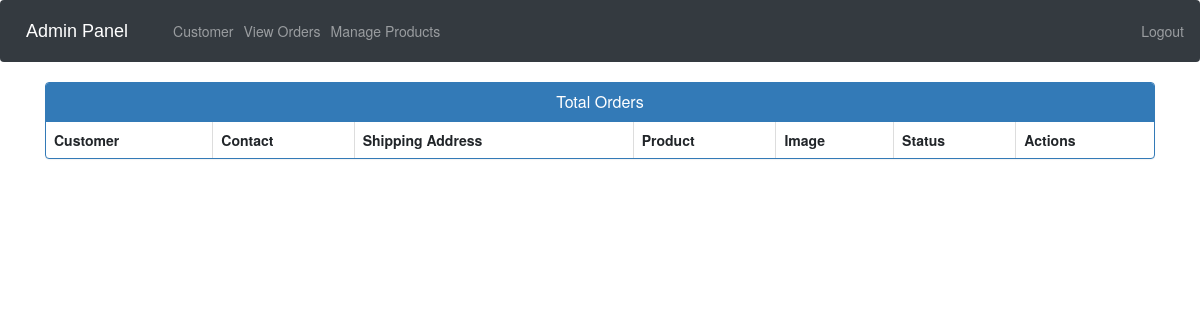
The page /admin-view-booking (signed in) on the database as committed earlier.
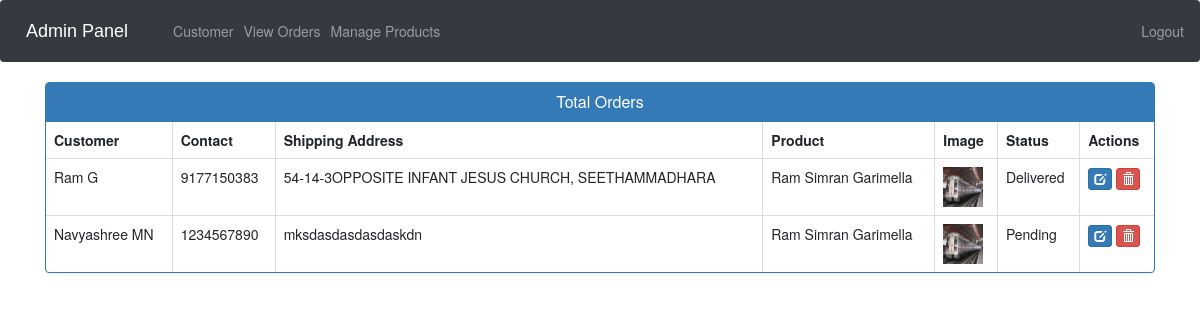
The same page on the database as committed later.
### ecom/models.py (models this page shows, shortened)
class Customer(models.Model):
    user=models.OneToOneField(User,on_delete=models.CASCADE)
    profile_pic= models.ImageField(upload_to='profile_pic/CustomerProfilePic/',null=True,blank=True)
    address = models.CharField(max_length=40)
    mobile = models.CharField(max_length=20,null=False)
    @property
    def get_name(self):
        return self.user.first_name+" "+self.user.last_name

class Orders(models.Model):
    STATUS =(
        ('Pending','Pending'),
        ('Order Confirmed','Order Confirmed'),
        ('Out for Delivery','Out for Delivery'),
        ('Delivered','Delivered'),
    )
    customer=models.ForeignKey('Customer', on_delete=models.CASCADE,null=True)
    product=models.ForeignKey('Product',on_delete=models.CASCADE,null=True)
    email = models.CharField(max_length=50,null=True)
    address = models.CharField(max_length=500,null=True)
    mobile = models.CharField(max_length=20,null=True)
    order_date= models.DateField(auto_now_add=True,null=True)
    status=models.CharField(max_length=50,null=True,choices=STATUS)

class Product(models.Model):
    name=models.CharField(max_length=40)
    product_image= models.ImageField(upload_to='product_image/',null=True,blank=True)
    price = models.PositiveIntegerField()
    description=models.CharField(max_length=40)

### ecom/views.py (the view)
@login_required(login_url="adminlogin")
def admin_view_booking_view(request):
    orders = models.Orders.objects.all()
    ordered_products = []
    ordered_bys = []
    for order in orders:
        ordered_product = models.Product.objects.all().filter(id=order.product.id)
        ordered_by = models.Customer.objects.all().filter(id=order.customer.id)
        ordered_products.append(ordered_product)
        ordered_bys.append(ordered_by)
    return render(
        request,
        "ecom/admin_view_booking.html",
        {"data": zip(ordered_products, ordered_bys, orders)},
    )

### templates/ecom/admin_view_booking.html (shortened to what this page needs)
{% extends 'ecom/admin_base.html' %} {% load static %} {% block content %}
<head>
  <link
    href="//netdna.bootstrapcdn.com/bootstrap/3.0.0/css/bootstrap.min.css"
    rel="stylesheet"
    id="bootstrap-css"
  />
</head>
<div class="container">
  <div class="panel panel-primary">
    <div class="panel-heading">
      <h6 class="panel-title">Total Orders</h6>
    </div>
    <table class="table table-hover table-bordered" id="dev-table">
      <thead>
        <tr>
          <th>Customer</th>
          <th>Contact</th>
          <th>Shipping Address</th>
          <th>Product</th>
          <th>Image</th>
          <th>Status</th>
          <th>Actions</th>
        </tr>
      </thead>
      {% for product,customer,order in data %}
      <tr>
        {% for c in customer %}
        <td>{{c.get_name}}</td>
        <td>{{c.mobile}}</td>
        <td>{{order.address}}</td>
        {% endfor %} {% for p in product %}
        <td>{{p.name}}</td>
        <td>
          <img
            src="{% static p.product_image.url %}"
            alt="Profile Pic"
            height="40px"
            width="40px"
          />
        </td>
        <td>{{order.status}}</td>
        <td>
          <a
            class="btn btn-primary btn-xs"
            href="{% url 'update-order' order.id  %}"
            ><span class="glyphicon glyphicon-edit"></span
          ></a>
          <a
            class="btn btn-danger btn-xs"
            href="{% url 'delete-order' order.id  %}"
            ><span class="glyphicon glyphicon-trash"></span
          ></a>
        </td>
        {% endfor %}
      </tr>
      {% endfor %}
    </table>
  </div>
</div>
{% endblock content %}

Rows that differ between the two databases and show on the page:
added Orders: address "54-14-3OPPOSITE INFANT JESUS CHURCH, SEETHAMMADHARA", status "Delivered"
now on this page (row unchanged): Customer: get_name "Ram G", mobile "9177150383"
added Product: name "Ram Simran Garimella", product_image (picture)
added Orders: address "mksdasdasdasdaskdn", status "Pending"
added Customer: get_name "Navyashree MN", mobile "1234567890"
